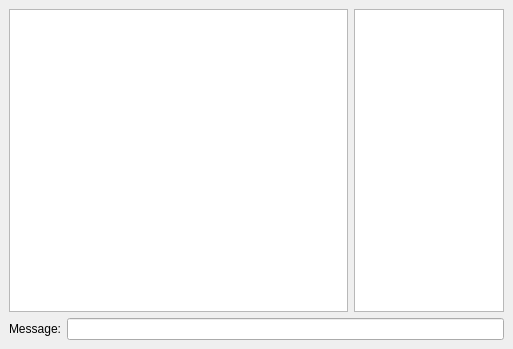
<ui version="4.0" >
 <class>Dialog</class>
 <widget class="QDialog" name="Dialog" >
  <property name="geometry" >
   <rect>
    <x>0</x>
    <y>0</y>
    <width>513</width>
    <height>349</height>
   </rect>
  </property>
  <property name="windowTitle" >
   <string>Chat example</string>
  </property>
  <layout class="QVBoxLayout" >
   <property name="margin" >
    <number>9</number>
   </property>
   <property name="spacing" >
    <number>6</number>
   </property>
   <item>
    <layout class="QHBoxLayout" >
     <property name="margin" >
      <number>0</number>
     </property>
     <property name="spacing" >
      <number>6</number>
     </property>
     <item>
      <widget class="QTextEdit" name="textEdit" >
       <property name="focusPolicy" >
        <enum>Qt::NoFocus</enum>
       </property>
       <property name="readOnly" >
        <bool>true</bool>
       </property>
      </widget>
     </item>
     <item>
      <widget class="QListWidget" name="listWidget" >
       <property name="maximumSize" >
        <size>
         <width>150</width>
         <height>16777215</height>
        </size>
       </property>
       <property name="focusPolicy" >
        <enum>Qt::NoFocus</enum>
       </property>
      </widget>
     </item>
    </layout>
   </item>
   <item>
    <layout class="QHBoxLayout" >
     <property name="margin" >
      <number>0</number>
     </property>
     <property name="spacing" >
      <number>6</number>
     </property>
     <item>
      <widget class="QLabel" name="label" >
       <property name="text" >
        <string>Message:</string>
       </property>
      </widget>
     </item>
     <item>
      <widget class="QLineEdit" name="lineEdit" />
     </item>
    </layout>
   </item>
  </layout>
 </widget>
 <resources/>
 <connections/>
</ui>
